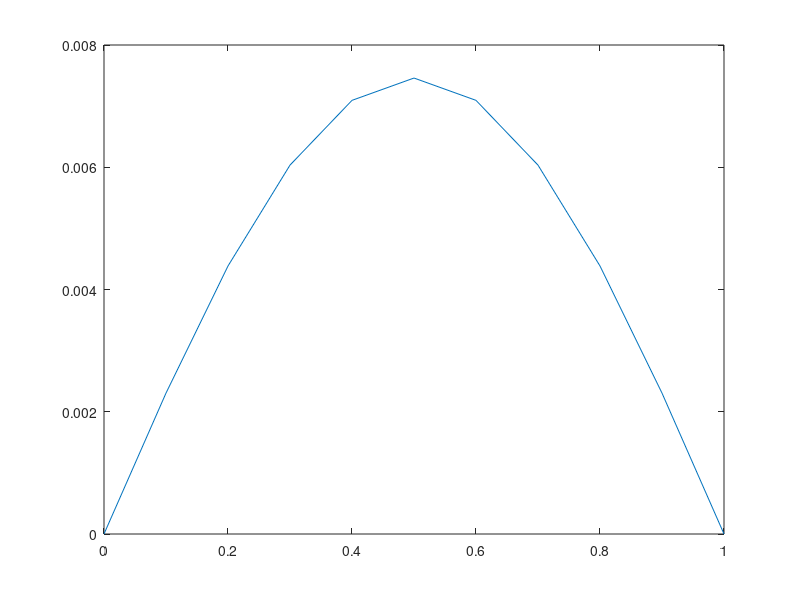

Write MATLAB code to recreate this figure.
function heatEquCN( )
%initial condition

dx = 0.1;
x = 0:dx:1;
nx = length(x);
nu = 1;
nt = 50;%.0005
dt = 0.01;
c = 1;
tend = nt * dt;

u = zeros(nx, 1);
u = sin(pi * x);
plot(u)
exact_u = exp(-pi^2 * tend) * sin(pi * x);

%u(0.5/dx : 1/dx + 1) = 2;
%plot(u);

frame_counter = 1;
lambda = nu * dt / dx^2;
%A = gallery('tridiag', length(u)-2,-lambda,1+2*lambda,-lambda);
A = gallery('tridiag', length(u)-2, -lambda/2, 1+lambda, -lambda/2);
B = gallery('tridiag', length(u)-2, lambda/2, 1-lambda, lambda/2);
for n = 1:nt
    un = u;
    %size(A);
    %size(u(2:nx-1));
    %A = B;
    u(2:nx-1) = A \ (B * un(2:nx-1)');
    %u(2:nx-1) = A \ un(2:nx-1)';
    %for i = 2:nx-1
    %    u(i) = un(i) + nu*dt/dx^2 * (un(i+1) - 2*un(i) + un(i-1));
    %end
    plot(x,u);
    %plot(linspace(0,2,nx),u);
    %axis([0 2 0.5 2]);  % fix the axis so it doesn't change on the for loop
    F(frame_counter) = getframe;
    frame_counter = frame_counter + 1;
end
norm(u - exact_u, inf)


end

